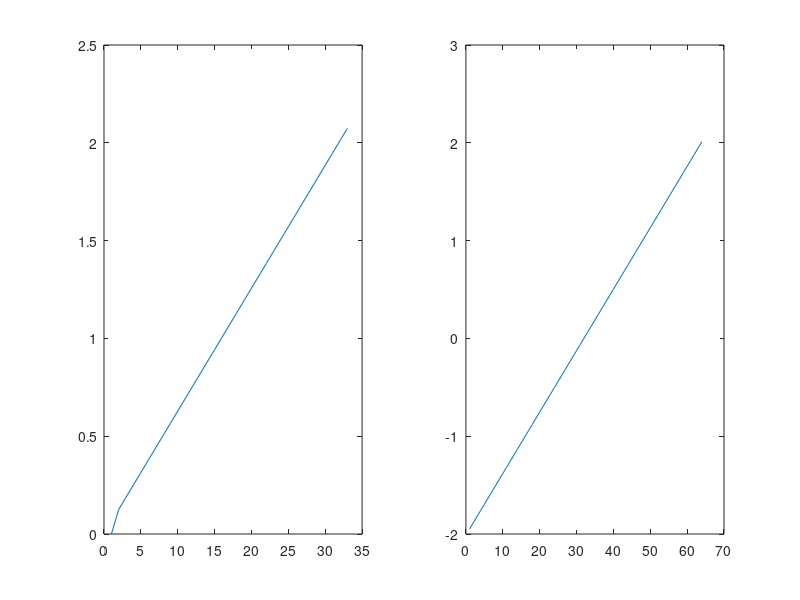

Write the MATLAB code that produced this figure. (Note: this script raises an error after producing the figure.)
% @ECKV2D_k_phi ; the one-sided, 2D ECKV spectrum with the symmetric ECKV Phi(k,phi) spreading function
% NEED TO IMPLEMENT ECKV2D_k_phi in matlab to 
% pro gen2Dsurf

% ; This routine shows how to use a one-sided 2D variance spectrum Psi_1s(k,phi) and 2D inverse FFTs 
% ; to generate a random 2D sea surface.
% ; (To generate a time series of 2D surfaces for creation of videos, use routine cgAnimate_2D_SeaSurface.pro)
% 
% ; This routine created Tutorial Fig. 3.3
% 
% ; The Elfouhaily et al (1997) directional variance spectrum is used (the Psi(k,phi) of their Eq. 67). 
% ; This is computed by routine ECKV2D_k_phi.
% 
% ; This version uses angular frequencies kx,ky = 2 pi/wavelength [rad/m] as the spatial frequency variables.
% 
% ; Special care is taken to define the values at the ky and ky Nyquist frequencies, which are
% ; always special cases.
% 
% ; Results are shown as 4 contour plots:
% ; The upper left  panel is the one-sided wave variance spectrum Pis_1S(kx,ky)
% ; The upper right panel is the real part of the random zhat(kx,ky)
% ; The lower left  panel is the imaginary part of the random zhat(kx,ky)
% ; The lower right panel is the generated random sea surface z(x,y)
% 
% ; ***************************************************************************************************
% ; * This code is copyright (c) 2016 by Curtis D. Mobley.                                            *
% ; * Permission is hereby given to reproduce and use this code for non-commercial academic research, *
% ; * provided that the user suitably acknowledges Curtis D. Mobley in any presentations, reports,    *
% ; * publications, or other works that make use of the code or its output.  Depending on the extent  *
% ; * of use of the code or its outputs, suitable acknowledgement can range from a footnote to offer  *
% ; * of coauthorship.  Further questions can be directed to curtis.mobley@sequoiasci.com.            *
% ; ***************************************************************************************************
%   * Translated from IDL to MATLAB code by Andreas Divinyi 2018 during a
%   bachelor project at Chalmers, Gothenburg, Sweden
% ;-----------------------------------------------------------------------------------------------------------
% ;| This routine uses Coyote Graphics routines rather than standard IDL for plotting; see www.idlcoyote.com |
% ;| and "Coyote's Guide to Traditional IDL Graphics: Using Familiar Tools Creatively" by David Fanning      |
% ;| Any comments below like "CG page xxx" refer to this book.                                               |
% ;| CG routines are wrappers for standard IDL routines, which make it easier to do certain things like      |
% ;| create vector eps output files; cgPlot replaces the standard Plot, etc.                                 |
% ;-----------------------------------------------------------------------------------------------------------
%  Use of MATLAB standard graphics packets
% 
% ; Written 13 August 2014 by Curtis Mobley and modified by Andreas Divinyi
% 2018
% 
% 
% ;-----------------  BEGIN USER INPUT  ----------------------

idbug=0; % Set to 1 for debugging output

% ; ***** DEFINE THE PHYSICAL REGION AND SAMPLING ***** 
% ; define the wind speed at 10 m above MSL for use in the variance spectrum
U10 = 15.0; % [m/s]

Nx = 64; % number of samples of sea surface elevation to be generated in the x direction; MUST be a power of 2 for the FFT
Ny = 64; % number of samples of sea surface elevation to be generated in the y direction; MUST be a power of 2 for the FFT

InputOption=2;

switch InputOption
    case 1
        labelInOpt = ' Spatial resolution is defined by the sample spacing and number of sample points';
        % smallest resolvable wavelength is 2*Deltax
        Deltax = 0.1; %0.0025
        Deltay = 0.1;
        Lx = Deltax*Nx;
        Ly = Deltax*Ny;
    case 2
          labelInOpt = ' Spatial resolution is defined by the spatial region and number of sample points';
        % largest resolvable wave is the length of the spatial region
        Lx = 100.0; %length of surface region in the x direction, in meters 
        Ly = 100.0; %length of surface region in the y direction, in meters 
        Deltax = Lx/Nx;
        Deltay = Ly/Ny;
end

% ; Define root names for output files.
% ; File names will have the form root name + wind speed + x spatial size + x sampling, e.g.
% ; PlotFileName = 'Fig3.3_U10_L100_N1024.eps'
% ; The info on wind speed, spatial size, and sampling size will be appended below.

PlotRootName = 'Fig3.3_ECKV';

% ; Optionally save a text file z2D_PlotRootName.txt of (x,y,z) values for postprocessing
% ; These z(x,y) files can be plotted by routines cgPlot2Dsurf_3D and cgPlot2Dsurf_contour
% ; Note: these files can be very large for large Nx, Ny
isave = 1; % = 1 to save output, 0 to not save

% Seed probably not needed for matlab
% ; define an initial seed for random number generation
% seed =  833202L; 538832L ;33202L; 838392L ;33202L;
% ; Note: seed = 833202L was used on a 32 bit computer to generate Tutorial Fig. 3.3.
% ; Use of a different seed, or this seed on a 64 bit computer, will generate a different
% ; surface realization because a different sequence of random numbers will be generated.

% ;-----------------  END USER INPUT  ----------------------
% 
% ; create output file names
% Create a Ustring 
Ustring=num2str(U10);
if U10 < 10
    Ustring=Ustring(1);
elseif U10 >= 10
    Ustring=[Ustring(1) Ustring(2)];
end

Lstring=num2str(Lx);
if Lx < 10
    Lstring=Lstring(1);
elseif Lx >=10 && Lx < 100
    Lstring = [Lstring(1) Lstring(2)];
elseif Lx >= 100
    Lstring= [Lstring(1) Lstring(2) Lstring(3)];
end

Nstring = num2str(Nx);
if Nx < 10
    Nstring = Nstring(1);
elseif Nx >=10 && Nx < 100
    Nstring=[Nstring(1) Nstring(2)];
elseif Nx >= 100 && Nx <1000
    Nstring=[Nstring(1) Nstring(2) Nstring(3)];
elseif Nx >= 1000
    Nstring=[Nstring(1) Nstring(2) Nstring(3) Nstring(4)];
end

PlotFileName=[PlotRootName '_U' Ustring '_L' Lstring '_N' Nstring '.eps'];

% ; ***** COMPUTE THE SPATIAL FREQUENCIES *****
kxmin = 2.0*pi/Lx; % min frequency (min spatial frequency); frequency of longest resolvable wave
kymin = 2.0*pi/Ly;
minxwave = 2.0*Deltax; % min resolvable wavelength (2 point wave)
minywave = 2.0*Deltay; % min resolvable wavelength (2 point wave)
Nyquistx = pi/Deltax;  % Nyquist spatial freq in rad/m
Nyquisty = pi/Deltay;  %Nyquist spatial freq in rad/m
kxmax = Nyquistx;
kymax = Nyquisty;

% Print statements -NEEDS fixing from print to disp
%{
print,' '
print,' Generation of a 2D sea surface from a one-sided, 2D variance spectrum Psi1s(kx,ky) = Psi(k,psi)'
print,' '
print,' Note: This routine does NOT account for unresolved variance'
print,' '
print, format='(4x,a,2i5)',   'Numbers of spatial samples = Nx, Ny =',Nx,Ny
print, format='(4x,a,2f7.4)', 'Sample spacings Deltax, Deltay [m] =', Deltax,Deltay
print, format='(4x,a,2f8.1)', 'Max resolvable wavelengths = Lx, Ly [m] =',Lx,Ly
print, format='(4x,a,2f7.4)', 'Min resolvable wavelengths = 2*Deltax, 2*Deltay [m] =', minxwave,minywave
print, format='(4x,a,2f7.2)', 'Min resolvable frequencies kxmin, kymin [rad/m] = ',kxmin ,kymin
print, format='(4x,a,2f7.2)', 'Max resolvable (Nyquist) frequencies kxmax, kymax [rad/m] = ',kxmax ,kymax
print, format='(4x,a,i12)',   'Seed for random number generation =',seed
print,' '
%}

% ; ***** NOTE ON FREQUENCY ARRAY ORDER:
% 
% ; When plotting 1-sided power spectra, it is customary to plot only positive frequencies in the order
% ; kpos[1 to N/2] = [1, 2,..., N/2-1, N/2(Nyquist freq)]*(2pi/L)  ; total of N/2 pos frequencies
% 
% ; When plotting 2-sided power spectra, and when going from z(x,y) to zhat(kx,ky) = FFT2D{z(x,y)},
% ; mathematicians usually write the frequencies in the order
% ; kmath[1 to N] = [-(N/2-1),...,-2,-1,0,+1,+2,...,+N/2-1,+N/2(Nyquist freq)]*(2pi/L)  ; total of N freqs in rad/m
%  
% ; IDL (and Matlab) stores these frequencies in the order (see the IDL documentation)
% ; kIDL[1 to N] = [0.0, 1 2, ..., (N-1)/2, N/2(Nyquist freq), -(N-1)/2, ..., -2, -1]*(2pi/L) ; total of N freqs
% ; This is the (kx,ky) order of zhat(kx,ky) arrays returned by IDL routine FFT.
% 
% ; The FFT order is generated as follows:
% ; FFT = FINDGEN((Nx-1)/2) + 1.0 ; = [1,2,...,(N-1)/2]
% ; kFFT = (2.0*!pi/L)*[0.0, FFT, N/2.0 ,-N/2.0+FFT] ; in rad/m
% 
% ; The math order can be obtained from the FFT order by a circular shift by N/2-1 to the right:
% ; kmath = SHIFT(kFFT,Nx/2-1)
% 
% ; The FFT order can be obtained from the math order by a circular shift by N/2-1 to the left:
% ; kFFT = SHIFT(kmath,-(N/2-1))
% 
% ; When defining the one-sided variance spectrum Psi1s for random sampling, we will use (kvec,phi) with 
% ; vector kvec = sqrt(kx^2 + ky^2) including zero frequencies and -pi/2 <= phi <= pi/2.  This 
% ; corresponds to 0 and positive kx, and positive and negative ky.  These frequencies are 
% ; denoted by kx1S = [0.0, kxpos] (Nx/2 +1 values) and ky1S = kymath (Ny values)
% 
% ; These forms of frequency arrays are computed next for use below.
% 
% ;----- Compute positive frequencies used for plotting the 1-sided variance spectrum; 
% ;   these do not include 0 frequency;
% ;   even spacing in frequency k; 
% ;   the last frequency is the Nyquist frequency
Nkxpos = Nx/2;
Nkypos = Ny/2;
% ; spacing for positive frequencies; Delta includes the 2pi/L values via the kmax and kmin values
Deltakx = (kxmax - kxmin)/(Nkxpos-1); %-1 relevant in matlab?  
Deltaky = (kymax - kymin)/(Nkypos-1);
kxpos = kxmin + Deltakx*(1:Nkxpos); % in rad/m
kypos = kymin + Deltaky*(1:Nkypos);

% ;----- Compute the FFT frequencies needed by the FFT routine:
xFFT = 1:((Nx-1)/2); % = [1,2,...,(Nx-1)/2]
yFFT = 1:((Ny-1)/2);
kxFFT = (2.0*pi/Lx)*[0.0, xFFT, Nx/2.0 ,-Nx/2.0+xFFT]; % in rad/m
kyFFT = (2.0*pi/Ly)*[0.0, yFFT ,Ny/2.0, -Ny/2.0+yFFT];
%To plot the kyFFT and kxFFT - Looks OK 
% figure(1)
% subplot(1,2,1)
% plot(kyFFT)
% subplot(1,2,2)
% plot(kxFFT) 

% ;----- Compute the math frequencies
% Worth controlling if any differences with SHIFT and circshift
% Confirmed that circshift does the same as shift, ref: Harris Geospatial
% Solutions, IDL reference. 18-03-04
kxmath = circshift(kxFFT,Nx/2-1);
kymath = circshift(kyFFT,Ny/2-1);
%To plot the kymath and kxmath - Looks OK  
% figure(2)
%  subplot(1,2,1)
%  plot(kymath)
%  subplot(1,2,2)
%  plot(kxmath) 

% ;----- Compute the 1S frequencies

kx1S = [0, kxpos] ;
ky1S = kymath;

%To plot the kx1S and ky1S  
figure(3)
title('kx1S and ky1s')
subplot(1,2,1)
plot(kx1S)
subplot(1,2,2)
plot(ky1S) 


% ;if(idebug eq 1) then begin
% ;  print,' kxpos  = ',kxpos
% ;  print,' kxFFT  = ',kxFFT
% ;  print,' kxmath = ',kxmath
% ;  print,' kx1S   = ',kx1S
% ;  print,' kypos  = ',kypos
% ;  print,' kyFFT  = ',kyFFT
% ;  print,' kymath = ',kymath 
% ;  print,' ky1S   = ',ky1S 
% ;endif
 

% ; ***** SET UP THE PLOT ***** 
% MOST OF THIS WILL PROBABLY BE HANDLED AUTOMATICALLY BY MATLAB
% ; Set up a multipanel layout
% ;   (Note: do NOT use /noerase with multipanel plots!) - Along the lines of hold on in matlab


nplotcol = 2; % number of plot columns
nplotrow = 2; % number of plot rows

% !p.multi = [0,nplotcol,nplotrow] 
% 
% ; Set up for a vector eps output file; a high-quality png file will also be created
% 
% !x.margin = [5,7]
% !y.margin = [4,3]
% !x.Omargin = [2,2]
% !y.Omargin = [1,3]
% 
% aspectratio = 1.0
% xsize= 6.5
% ysize=xsize*aspectratio
% charsize = 1.0
% !p.charsize = charsize
% 
% PS_Start,filename=PlotFileName, /encapsulated, font=1, tt_font='Helvetica', $
%          charsize=charsize, default_thickness=2, /nomatch, xsize=xsize, ysize=ysize
%  
% ; pick color tables below, since may want different colors or ranges for different contour plots 
% 
% ; ***** COMPUTE THE 1-SIDED, 2D VARIANCE SPECTRUM Psi1S(kx1S,ky1S) ***** 

% ; Use the 1-sided, 2D variance spectrum using Psi(k,phi) of Elfouhaly et al Eq. (67) and 
% ; Psi(kx,ky) = k Psi(k,phi).  Psi1s is needed only for "downwind" to "crosswind" directions.

% print,' '
% print,format='(4x,a,f5.1)', 'The 2D variance spectrum is Elfouhaily et al. with U10 =',U10 
% print,' '
% ;----- Compute the 1-sided variance spectrum Psi1s(kx,ky) for all kx,ky values. 
% 
% ; The variance spectrum is computed only for "downwind" directions (kx1S,ky1S).  
% ; The upwind directions (negative kx) are obtained by symmetry: E(-kvec) = E(kvec).
% 
% ; To avoid having multiple large arrays, make multiple calls to ECKV2D_k_phi with 
% ; scalar k and phi values. This calculation is done only once if multiple random 
% ; surfaces are generated for a given variance spectrum.
% 
% ; Psi1s(kx,ky) = Psi(k,phi) for the corresponding (kx,ky) and (k,psi) points.
% 
% ; Note that Psi1s still has the magnitude of the one-sided variance spectrum as usually
% ; computed and plotted, even though it has been extended to negative frequencies.
% ; The factor of 1/2 on Psi1s to get a two-sided spectrum Psi2S is included in C3.

Psi1s=zeros(Nx,Ny);%holds all kxmath and kymath frequencies
for ikx=1:Nx/2 % loop over non-neg kx values kx1S 1-Nx/2, exclude 0 and go to kx1S(33)?
    for iky = Ny/2:Ny %non-negative ky values Ny/2 - Ny

          k = sqrt(kx1S(ikx).^2 + ky1S(iky).^2)

          phirad=atan2(ky1S(iky),kx1S(ikx));
          
          Psi1s(ikx+Nx/2,iky) = ECKV2D_k_phi(k,phirad,U10); % Psi1s(kx,ky) = Psi1s(k,phi)
          if iky >= Ny/2+1 && iky <= Ny-1
              Psi1s(ikx+Nx/2,Ny-iky+1)=Psi1s(ikx+Nx/2,iky);
          end
    end
end

%; fill in the negative kx values by symmetry
for iky=1:Ny
  for ikx = 1:Nx/2-1
      Psi1s(ikx,iky) = Psi1s(Nx-1-ikx,iky); 
  end
end
%; set (0,0) frequency to 0 to force MSL = 0:
Psi1s(Nx/2,Ny/2) = 0.0;


%; Psi1s now has all frequencies in math order
% ;print,' '
% ;print,' Psi1s(kxmath,kymath); (0,0) at center;  Psi1s(-kvec) = Psi1s(+kvec)'
% ;print,format='(a8,11x,16i12)',' ikx =',indgen(Nx)
% ;print,format='(a8,9x,16f12.3)',' kx =',kxmath
% ;for iky=Ny-1,0,-1 do begin
% ;    print,format='(a8,i5,f9.3,16e12.2)',' iky, ky =',iky,kymath(iky),Psi1s(*,iky)
% ;endfor
% 
% ; ***** CONTOUR THE ONE-SIDED, 2D VARIANCE SPECTRUM; UPPER LEFT PANEL *****  
% 
Psi1splot = Psi1s(Nx/2+1:Nx,:)'; %; temp array for plotting the right half of the symmetrical variance spectrum
figure(4)
subplot(2,2,1)
vpsi=[10^0, 10^-1, 10^-2, 10^-3 10^-4 10^-5 10^-6 10^-7 10^-8];
% [cpsi,hpsi]=contourf(((abs((Psi1splot)))),5);%vpsi)
% clabel(cpsi,hpsi,vpsi)
% ;Psi1splot = Psi1s  ; for contouring the 2sided spectrum (incl neg kxmath)
contourf(10*log10(Psi1splot))
colorbar
title('Spread Eckv elfouhaily')
subplot(2,2,2)

loglog(kx1S(1,1:32),Psi1splot(32,:))
title('Spectrum along the x-axis from surface')
xlabel('spatial frequency k [rad/m]')
ylabel('Variance spectrum S(k) [m^2/rad/m]')

subplot(2,2,3)
loglog(kx1S,elfouhailyD(U10,0.84,0,kx1S))
title('Spectrum from implemented elfouhaily')
xlabel('spatial frequency k [rad/m]')
ylabel('Variance spectrum S(k) [m^2/rad/m]')

subplot(2,2,4)
loglog(kx1S(1,1:32),Psi1splot(32,:))
hold on
loglog(kx1S,elfouhailyD(U10,0.84,0,kx1S))
title('Implementer + from surface')
xlabel('spatial frequency k [rad/m]')
ylabel('Variance spectrum S(k) [m^2/rad/m]')
legend('Andreas implementation','From surfacespectrum')

% surfc(1:64,1:64,real(Psi1s))

% ; ***** GENERATE A RANDOM HERMITIAN zhat(kx,ky) ***** 
% 
% ; Recall the note above on frequency order in FFTs.
%  
% ; When creating a random zhat for the IDL inverse FFT routine:
% ;   The order of the random amplitudes must be in the FFT frequency order;
% ;   The real and imag parts must give a Hermitian complex amplitude, 
% ;      so that the inverse FFT gives a real function
% ;   Hermitian means H(-k) = H*(k); H* = complex conjugate of H
% 
% ; The computation order is as follows:
%  
% ; (1) Draw random numbers and define a random, complex zhat(kx1S,ky1S) using the
% ;     the one-sided variance spectrum Psi1s(kx1S,ky1S) computed above.
%           
%           rho = normrnd(0,1,L,L);
%           sigma = normrnd(0,1,L,L);      
%
% ; (2) Use Hermitian symmetry to define zhat(kxmath,kymath) for the negative kxmath frequencies.
% ;     Note that variance spectra satisfy E(-kvec) = E(kvec) and E(kvec=0) = 0 ; kvec=(kxmath,kymath).
% ;     The math freq order is convenient for defining zhat and for contour plotting to check the symmetry of zhat.    
% ;     Check Hermitian requirements on Real{zhat} and Imag{zhat} by contouring these arrays:
% ;     Recall that Real{zhat} is an even functiion of kmath
% ;     Recall that Imag{zhat} is an odd functiion of kmath    
%     
%           zhat0 = (1./sqrt(2)).*(rho + j.*sigma).*sqrt(Psi1s).*exp(-j.*w.*t);
%               note that for t = 0 the exponential term reduces to 1.
%           zhat = (1./sqrt(2)).*(zhat0+ctranspose(zhat0));
%           Function ishermetian(zhat) = 1, means this is hermitian
%
% ; (3) Shift zhat(kxmath,kymath) to get zhat(kxFFT,kyFFT) for the FFT
% ;       is it supposed to be z = circshift(z,-Nx/2,-Ny/2) or
% ;       should we shift Psi1s to Psi2s? Lets try it out I guess...
% ; (4) compute z(x,y) = Real{invFFT{zhat(kxFFT,kyFFT)}}
% ;         Z = ifft(z);
% ;     Check that Imag{invFFT{zhat}} = 0
% ;         As of right now, imag(Z) != 0 but this might work it self out
% when we fixe the twosided spectrum with circshift.
% ;         
    

% ; shift from math to FFT frequency order

Psi1s = circshift( Psi1s,[Nx/2-1 Ny/2-1]); %Minus 0 or 2? Matlab note
                                                %should be N/2 + 1, thus
                                                %Psi1s(N/2) = 0 to get
                                                %"mathorder" so -N/2-1
                                                %should be good for FFT
                                                %order, right?

% ; (0,0) freq should now be at array location [0,0] OK as is right now
% ; print,'FFT freq order: Psi1s[0,0] (should = 0) = ',Psi1s[0,0]

% ; C3 is the product of
% ; the the missing 1/sqrt(2) from sqrt(Psi1s/2) in Tessendorf's Eq. 41
% ; the 1/sqrt(2) in the def of hhat_o in Tessendorf Eq 41
% ; the missing 1/sqrt(2) in Tessendorf's equation 43
C3 = 1/sqrt(8);

% ; Psi1s is the value of the one-sided, continuous variance spectrum at freq (kx,ky) in units of m^2/(rad/m)^2.  
% ; Must multiply by Deltakx and Deltakx to get variance (m^2) contained in the finite spatial 
% ; frequency intervals Deltakx and Deltaky.  See Light and Water Eq. (4.78).
% ; Psiroot is now the square root of the discrete TWO-sided spectrum, Psi_2s(u,v), including all factors 
% ; missing from the Tessnedorf equations.

Psiroot = C3*sqrt(Psi1s*Deltakx*Deltaky); 

% Psi1s = 0; %; now done with Psi1s array; free storage - Better to keep it
% for debugging purposes - Oskar


% ;***** CAN START LOOPING HERE TO GENERATE MULTIPLE SURFACES 
% ;      FOR THE SAME VARIANCE   SPECTRUM BUT DIFFERENT RANDOMIZATIONS.
% 
% 
% ; ----- Draw a pair of independent N(0,1) random numbers (ranr, rans) for each kx and ky
% 
% ; These will set the random amplitudes and phases of the waves, or real and imagnary parts of zhat
% 
% ; RANDOMU is the IDL random number generator (period ~ 10^8); /normal gives normal(0,1) random variables
ranr=zeros(Nx,Ny); %; for the random real parts of zhat
rans=zeros(Nx,Ny); %for the random imaginary parts 

for ikx=1:Nx
    ranr(ikx,:)=randn(1,Ny);
end
for ikx=1:Nx
    rans(ikx,:)=randn(1,Ny);
end

%; define the complex Hermitian zhat array for the full range of pos and negative frequencies
zhat=ones(Nx,Ny);

% ;----- Compute zhat(kx,ky)
% 
% ; NOTE: this code computes zhat at time = 0, which gives cos(omega t) = 1 and sin(omega t) = 0
% ; in the general time-dependent equations used in cgAnimate2D.pro.  The zhat equation below is
% ; therefore not the most general form for zhat(kx,ky,t).
% 
% ; The general method is based on Tessendorf (2004; Simulating Water Surfaces), as 
% ; corrected for consistency with the chosen one-sided wave variance spectrum
% 
% ; note that for the FFT frequency ordering, k(-j) = k(N-j)
% 
% ; Must now loop over all frequencies, and treat the Nyquist frequencies as special cases
% 
% ; the non-zero and non-Nyquist frequencies:
% Note from Andreas: MATLAB work from 1->Nx unlike IDL 0->Nx-1

%Unsure on the indexing - Andreas 
for ikx=2:Nx/2
    for iky=2:Ny
        zhat(ikx,iky) =(ranr(ikx,iky) * Psiroot(ikx,iky) + ranr(Nx+2-ikx,Ny+2-iky) * Psiroot(Nx+2-ikx,Ny+2-iky))+ j*(rans(ikx,iky) * Psiroot(ikx,iky) - rans(Nx+2-ikx,Ny+2-iky) * Psiroot(Nx+2-ikx,Ny+2-iky));
      zhat(Nx+2-ikx,Ny+2-iky) = conj( zhat(ikx,iky) );
    end
end


% ; all ky for kx = 0 freq at index 0 and the Nyquist frequency at kx index Nx/2:
 for iky=2:Ny/2
    ikx = Nx/2+1;
    zhat(ikx,iky) = (ranr(ikx,iky) * Psiroot(ikx,iky) + ranr(Nx+2-ikx,Ny+2-iky) * Psiroot(Nx+2-ikx,Ny+2-iky))+i*(rans(ikx,iky) * Psiroot(ikx,iky) - rans(Nx+2-ikx,Ny+2-iky) * Psiroot(Nx+2-ikx,Ny+2-iky));
    zhat(ikx,Ny+2-iky) = conj( zhat(ikx,iky) );
    ikx = 1;
    zhat(ikx,iky) = (ranr(ikx,iky) * Psiroot(ikx,iky) + ranr(ikx,Ny+2-iky) * Psiroot(ikx,Ny+2-iky))+i*(rans(ikx,iky) * Psiroot(ikx,iky) - rans(ikx,Ny+2-iky) * Psiroot(ikx,Ny+2-iky));
    zhat(ikx,Ny+2-iky) = conj( zhat(ikx,iky));
 end
%  Temp sol for NaN in Ps1s
%  zhat(2,3)=7*10^-6;
%  zhat(5,3)=7*10^-6;
%  zhat(Nx,Ny-1)=7*10^-6;
%  zhat(Nx+2-5,Ny+2-3)=7*10^-6;
%  ; all kx for ky = 0 and Nyquist frequency at ky index Ny/2:
 for ikx=2:Nx/2+1
   iky = Ny/2+1;
    zhat(ikx,iky) =(ranr(ikx,iky) * Psiroot(ikx,iky) + ranr(Nx+2-ikx,Ny+2-iky) * Psiroot(Nx+2-ikx,Ny+2-iky))+i*(rans(ikx,iky) * Psiroot(ikx,iky) - rans(Nx+2-ikx,Ny+2-iky) * Psiroot(Nx+2-ikx,Ny+2-iky));
    zhat(Nx+2-ikx,iky) = conj( zhat(ikx,iky) );
   iky = 1;
    zhat(ikx,iky) = ( ranr(ikx,iky) * Psiroot(ikx,iky) + ranr(Nx+2-ikx,iky) * Psiroot(Nx+2-ikx,iky))+i*(rans(ikx,iky) * Psiroot(ikx,iky) - rans(Nx+2-ikx,iky) * Psiroot(Nx+2-ikx,iky));
    zhat(Nx+2-ikx,iky) = conj( zhat(ikx,iky) );
 end
 
%  ; Nyquist ky freq at ky index Ny/2
 ikx = 1;
 iky = Ny/2+1;
  zhat(ikx,iky) = ( ranr(ikx,iky) * Psiroot(ikx,iky) + ranr(ikx,Ny+2-iky) * Psiroot(ikx,Ny+2-iky))+i*(rans(ikx,iky) * Psiroot(ikx,iky) - rans(ikx,Ny+2-iky) * Psiroot(ikx,Ny+2-iky));
% ; Nyquist kx freq at kx index Nx/2
 ikx = Nx/2+1;
 iky = 1;
 zhat(ikx,iky) = ( ranr(ikx,iky) * Psiroot(ikx,iky) + ranr(Nx+2-ikx,iky) * Psiroot(Nx+2-ikx,iky)) +i*(rans(ikx,iky) * Psiroot(ikx,iky) - rans(Nx+2-ikx,iky) * Psiroot(Nx+2-ikx,iky));

% ; the "double" Nyquist frequency at Nx/2,Ny/2
 ikx = Nx/2+1;
 iky = Ny/2+1;
 zhat(ikx,iky) = ( ranr(ikx,iky) * Psiroot(ikx,iky) + ranr(Nx+2-ikx,Ny+2-iky) * Psiroot(Nx+2-ikx,Ny+2-iky))+ j*(rans(ikx,iky) * Psiroot(ikx,iky) - rans(Nx+2-ikx,Ny+2-iky) * Psiroot(Nx+2-ikx,Ny+2-iky));
 
%  ; set the (0,0) value to 0 (MSL = 0)
 zhat(1,1) =(0+ i*0);
 
%  ; zhat as just defined has the frequencies in FFT order, as needed by the FFT routine.
% 
% ; for plotting the real and imaginary parts in math order, shift back to math order:
% ; The math order can be obtained from the FFT order by a circular shift by N/2-1 to the right:
% ; kmath = SHIFT(kFFT,Nx/2-1)

Zreal = circshift( real(zhat), [Nx/2, Ny/2]);
Zimag = circshift( imag(zhat), [Nx/2, Ny/2]);
idebug = 0;

if idebug == 1 
%{
print,' '
print,' Real{zhat}(kxmath,kymath); (0,0) at center;  Real{zhat(-k)} = Real{zhat(k)}'
print,format='(a8,11x,16i12)',' ikx =',indgen(Nx)
print,format='(a8,9x,16f12.3)',' kx =',kxmath
for iky=Ny,1
    print,format='(a8,i5,f9.3,16e12.2)',' iky, ky =',iky,kymath(iky),zreal(*,iky)
end

print,' '
print,' Imag{zhat}(kxmath,kymath); (0,0) at center;  Imag{zhat(-k)} = -Imag{zhat(k)}'
print,format='(a8,11x,16i12)',' ikx =',indgen(Nx)
print,format='(a8,9x,16f12.3)',' kx =',kxmath
for iky=Ny-1,0,-1 do begin
    print,format='(a8,i5,f9.3,16e12.2)',' iky, ky =',iky,kymath(iky),zimag(*,iky)
endfor

%}
end

vzplot=[0.02 0.016 0.012 0.008 0.004 0 -0.004 -0.008 -0.012 -0.016 -0.020];
figure(5)
contourf(linspace(-2,2,64),linspace(-2,2,64),Zreal',vzplot)
colorbar

title('zhat real')

figure(6)
contour(Zimag')
title('zhat real no shift')
contourf(linspace(-2,2,64),linspace(-2,2,64),real(zhat)',vzplot)


% ; ***** TAKE THE INVERSE FFT TO GET THE SEA SURFACE *****
disp('Frequency-shifted zhat(0,0) [should = (0,0)] ='+num2str(zhat(1,1)));

% ; take the inverse FFT of zhat in FFT frequency order

zcomplx = ifft2(zhat);

% ; ***** EXTRACT THE SEA SURFACE *****
% 
% ; The surface wave ampltudes are the real part of the inverse FFT

zsurf = real(zcomplx);
figure(7)
vzsurf=[0.6 0.45 0.3 0.15 0 -0.15 -0.3 -0.45 -0.6]
ZSURF = 64*64*zsurf;
surfc(linspace(0,100,64),linspace(0,100,64),ZSURF)
colorbar
zimag = imag(zcomplx);

% ; ----- Checks on the generated surface
disp('Checks on the generated z(x,y):')

% ; compute the mean sea surface, which should be zero, the mean squared surface elevation,
% ; and sum of amplitudes squared from full (two-sided) zhat array
sumz = 0;
sumzsq = 0;
sumzhat2 = 0;
for ix = 1:Nx
  for iy = 1:Ny
    sumz = sumz + zsurf(ix,iy);
    sumzsq = sumzsq + zsurf(ix,iy).^2;
    sumzhat2 = sumzhat2 + abs(zhat(ix,iy))^2; %; (ix,iy) ranges same as (u,v) ranges
  end
end

% ; compute total energy from the one-sided (1S) energy spectrum
% ; add terms that have only 0 or pos freqs once, and double terms than have both pos and neg freqs
sumzhatsq = abs(zhat(1,1)).^2;
for iky=1:Ny  
    sumzhatsq = sumzhatsq + abs(zhat(1,iky)).^2 + abs(zhat(Nx/2+1,iky)).^2; %; zero and Nyquist in x for all y; occur once
end
 for ikx=2:Nx/2
    for iky=1:Ny
    sumzhatsq = sumzhatsq + 2.0*abs(zhat(ikx,iky))^2; %; all other freqs occur twice as pos and neg freqs
    end
 end


 zavg = sumz/(Nx*Ny);

%  ; FIX THIS--BAD VALUES
% disp('   avg z(x,y) (should = 0) = '+num2str(zavg));
% disp('   max |Imag{zcomplx}| (should = 0) ='+num2str(max(abs(imag(zcomplx)))));
% 
% disp('Parsevals identity:')
% disp('                            sum z^2 ='+num2str(sumzsq));
% disp('   Nx * Nx * sum zhat^2 (one-sided) ='+num2str(Nx*(Ny)*sumzhatsq));
% disp('   Nx * Nx * sum zhat^2 (two-sided) ='+num2str((Nx)*(Ny)*sumzhat2));


% ; the significant wave height from avg of z^2
avgzsq = sumzsq/((Nx)*(Ny));
H13 = 4.0*sqrt(avgzsq); %; approximate significant wave height
% disp('   significant wave height H_1/3 = 4 SQRT(avg{z^2}) ='+num2str(H13));

% ; compute the mean square slopes and mean slope angle in x and y directions
dzdx2 = 0;
thetax = 0;
for ix = 2:Nx
  for iy = 1:Ny
    dzdx2 = dzdx2 + (zsurf(ix,iy) - zsurf(ix-1,iy))^2;
    thetax = thetax + abs(atan2(zsurf(ix,iy) - zsurf(ix-1,iy),Deltax)); %removed radeg matlab inputs in rad for atan default
  end
end
dzdx2 = dzdx2/(Deltax*Deltax*(Nx)*(Ny+1));
thetax = thetax/((Nx)*(Ny+1));
%{
print,'   sample mean square slope, alongwind = ', dzdx2
print,'   sample mean square slope, crosswind = ', dzdy2
print,'   total sample mean square slope      = ',dzdx2 + dzdy2
print,'   Cox-Munk mss_x = ',0.0316*U10
print,'   Cox-Munk mss_y = ',0.0192*U10
print,'   Cox-Munk mss   = ',0.001*(3.0 + 5.12*U10)
print,'   sample avg slope angle, alongwind = ', thetax
print,'   sample avg slope angle, crosswind = ', thetay
%}

% zcomplx = 0 %; now done with zcomplx array; free storage

%  Save surface to .mat file
SurfaceSave=zeros(length(Zreal(:,1))*length(Zreal(1,:)),3);
surlen=length(Zreal(1,:));


%for a=1:surlen
%   for b=1:surlen
%        
%   end
%end
    
    
for a=1:length(Zreal(:,1))
        for c=1:length(Zreal(:,1))
            SurfaceSave((a-1)*length(Zreal(:,1))+c,2)=c*Deltax-50;
            SurfaceSave((a-1)*length(Zreal(:,1))+c,1)=a*Deltay-50;
            SurfaceSave((a-1)*length(Zreal(:,1))+c,3)=ZSURF(a,c);
        end
end

for a=1:surlen
    for b=1:surlen
         SurfaceSave((a-1)*length(Zreal(:,1))+b,1)=a*Deltay-50;

    end
end


disp('Save surface')

% save('surface_elfouhaily.mat','SurfaceSave');
% save_check=load('surface_elfouhaily.mat','SurfaceSave')

% save('surface_elfouhaily.mat','SurfaceSave');
%  save('MyMatrix.txt', 'SurfaceSave', '-ascii', '-float', ' ')

% save_check=load('surface_elfouhaily.mat','SurfaceSave')

 dlmwrite('Surface.txt',SurfaceSave);%,'delimiter',',');
